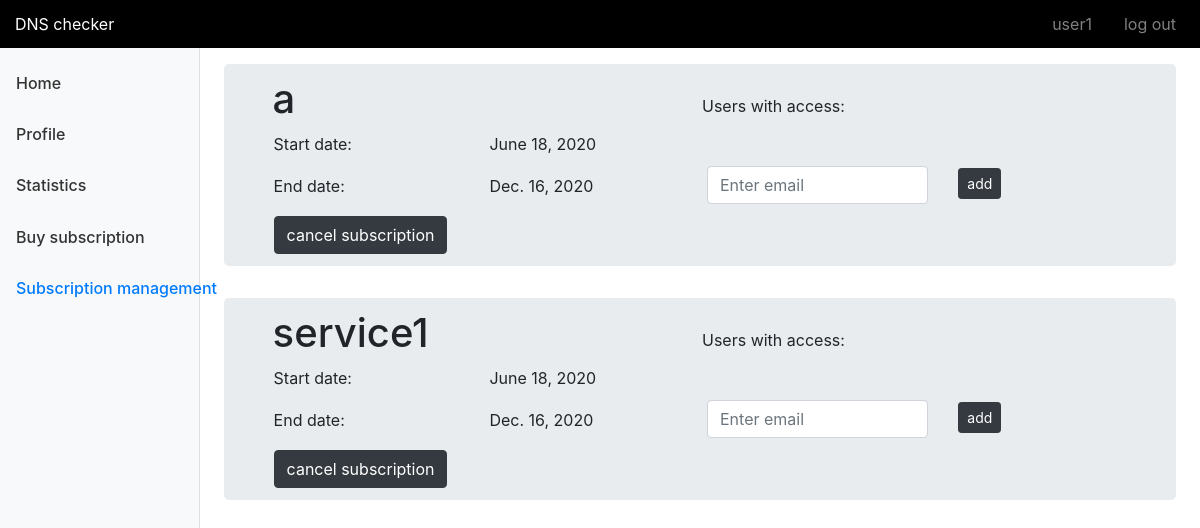
Page /user_page/management/ (signed in) on the earlier database version.
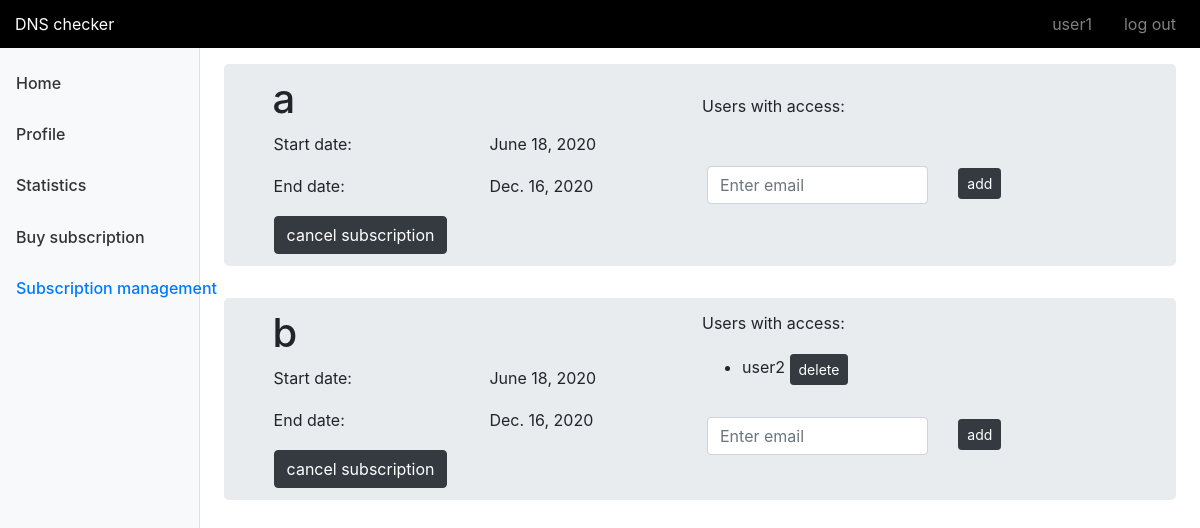
Same page on the later database version.
### user_side/models.py (models this page shows)
class Subscription(models.Model):
    user = models.ForeignKey(User, on_delete=models.SET_NULL, null=True)
    service = models.ForeignKey('Service', on_delete=models.CASCADE)
    start_date = models.DateField(auto_now_add=True)
    end_date = models.DateField()
    admin = models.BooleanField()

class Service(models.Model):
    label = models.CharField(max_length=100)
    web_address = models.CharField(max_length=100)
    IP = models.GenericIPAddressField()

### user_side/views.py (the view, shortened to what this page needs)
# urls.py: path('user_page/management/', user_side.subscription_management_view, name='subscription management'),
def subscription_management_view(request, *args, **kwargs):
    if not request.user.is_authenticated:
        return render(request, 'user_page/403.html')
    current_user = request.user
    form = SubscriptionManagementForm(current_user, request.POST)
    return render(request, "user_page/sub_management.html", {'form': form})

### user_side/forms.py
class SubscriptionManagementForm(forms.Form):
    email = forms.EmailField(max_length=40,
                                required=False,
                                widget=forms.TextInput(
                                attrs={'class': 'form-control', 'placeholder': 'Enter email', 'id': 'email'}))
    def __init__(self, user, *args, **kwargs):
        super(SubscriptionManagementForm, self).__init__(*args, **kwargs)
        self.user = user
        self.user_subscriptions = self.get_subscriptions()
    def get_subscriptions(self):
        subscriptions = Subscription.objects.filter(user_id=self.user).order_by('service__label')
        subscriptions_dict = dict()
        for sub in subscriptions:
            subscriptions_dict[sub] = Subscription.objects.filter(service_id=sub.service_id).exclude(user_id=self.user).order_by('service__label')
        return subscriptions_dict

### templates/user_page/sub_management.html (shortened to what this page needs)
{% extends "user_page/base.html" %}
{%  load static %}
{% block header %}
    <link rel="stylesheet" type="text/css" href="{% static 'user_profile.css' %}">
{% endblock %}
{% block sidebar %}
    <li class="nav-item"><a class="nav-link" href="{% url 'user page' %}">Home</a></li>
    <li class="nav-item"><a class="nav-link" href="{% url 'user profile' %}">Profile</a></li>
    <li class="nav-item"><a class="nav-link" href="{% url 'user statistics' %}">Statistics</a></li>
    <li class="nav-item"><a class="nav-link" href="{% url 'buy subscription' %}">Buy subscription</a></li>
    <li class="nav-item"><a class="nav-link active" href="{% url 'subscription management' %}">Subscription management</a></li>
{% endblock %}
{% block content %}
    <form method="POST" action="">
    {% for subscription, values in form.user_subscriptions.items %}
        <div class="home_container">
            <table>
                <tr>
                    <td width=500px>
                        <table>
                            <tr>
                                <h1> {{ subscription.service.label }}</h1>
                            </tr>
                            <tr>
                                <td style="font-weight: normal;"><p>Start date:</p></td>
                                <td style="font-weight: normal;"><p style="margin-left: 40px;">{{  subscription.start_date }}</p></td>
                            </tr>
                            <tr>
                                <td style="font-weight: normal;"><p>End date:</p></td>
                                <td style="font-weight: normal;"><p style="margin-left: 40px; white-space: pre">{{  subscription.end_date }}</p></td>
                            </tr>
                            <tr>
                                <td><button class="btn btn-dark" name="delete_sub_{{subscription.id}}" type="submit">cancel subscription</button></td>
                            </tr>
                        </table>
                    </td>
                    <td width="50%">
                        <table>
                            <tr>
                                {%  if subscription.admin %}
                                <td style="font-weight: normal;"><p>Users with access:</p>
                                    <ul style="line-height:200%">
                                        {% for other_subscription in values %}
                                            <li> {{ other_subscription.user }}
                                            <button class="btn btn-sm btn-dark" name="delete_usr_{{subscription.service_id}}_{{other_subscription.user_id}}" type="submit">delete</button>
                                            </li>
                                        {% endfor %}
                                        <div class="row" style="margin-left: -50px">
                                            <div class="col-md-8 mb-3">
                                            <input type="email" class="form-control" name="email_{{subscription.id}}" placeholder="Enter email">
                                            </div>
                                            <div class="col-md-4 mb-3">
                                            <button class="btn btn-sm btn-dark" name="add_usr_{{subscription.service_id}}_{{other_subscription.user_id}}" type="submit">add</button>
                                            </div>
                                        </div>
                                    </ul>
                                </td>
                                {% endif %}
                            </tr>
                        </table>
                    </td>
                </tr>
            </table>
        </div>
    {% endfor %}
    </form>
{% endblock %}

### templates/user_page/base.html
{%  load static %}
<!DOCTYPE html>
<html>
<head>
     <link href="{% static 'bootstrap.min.css' %}" rel="stylesheet">
     <link href="{% static 'dashboard.css' %}" rel="stylesheet">
     <link href="{% static 'user_home_style.css' %}" rel="stylesheet">
    {% block header %}{% endblock %}
</head>
<body>
    <nav class="navbar navbar-dark sticky-top bg-dark flex-md-nowrap p-0 navbar-expand-lg">
      <a class="navbar-brand col-sm-3 col-md-2 mr-0" href="{% url 'user page' %}">DNS checker</a>
      <ul class="navbar-nav ml-auto">
          <li class="nav-item">
            <a class="nav-link" href="{% url 'user profile' %}">{{request.user.username}}</a>
          </li>
          <li class="nav-item" style="padding-left:1em; padding-right: 1em">
            <a class="nav-link" href="{% url 'logout'%}">log out</a>
          </li>
      </ul>
    </nav>
    <div class="container-fluid">
      <div class="row">
        <nav class="col-md-2 d-none d-md-block bg-light sidebar">
          <div class="sidebar-sticky">
            <ul class="nav flex-column" style="line-height:2.2; margin-top:50px; position:fixed;">
                  {% block sidebar %}{% endblock %}
            </ul>
          </div>
        </nav>
        <main role="main" class="col-md-9 ml-sm-auto col-lg-10 pt-3 px-4">
                {% block content %}{% endblock %}
        </main>
      </div>
    </div>
</body>
</html>

### static/dashboard.css (style rules this page uses)
.sidebar { position: fixed; top: 0; bottom: 0; left: 0; z-index: 100; padding: 0; box-shadow: inset -1px 0 0 rgba(0, 0, 0, .1); }
.sidebar-sticky { position: -webkit-sticky; position: sticky; top: 48px; height: calc(100vh - 48px); padding-top: .5rem; overflow-x: hidden; overflow-y: auto; }
.sidebar .nav-link { font-weight: 500; color: #333; }
.sidebar .nav-link.active { color: #007bff; }
.navbar-brand { padding-top: .75rem; padding-bottom: .75rem; font-size: 1rem; background-color: rgba(0, 0, 0, .25); box-shadow: inset -1px 0 0 rgba(0, 0, 0, .25); }

### static/user_home_style.css (style rules this page uses)
.home_container { padding: 10px 5%; margin-bottom: 2rem; background-color: #e9ecef; border-radius: 0.3rem; }

Differences in the rows shown:
removed Subscription: service.label "service1", start_date "June 18, 2020", end_date "Dec. 16, 2020"
added Subscription: service.label "b", start_date "June 18, 2020", end_date "Dec. 16, 2020"
added Subscription: user "user2", shown under "b"
